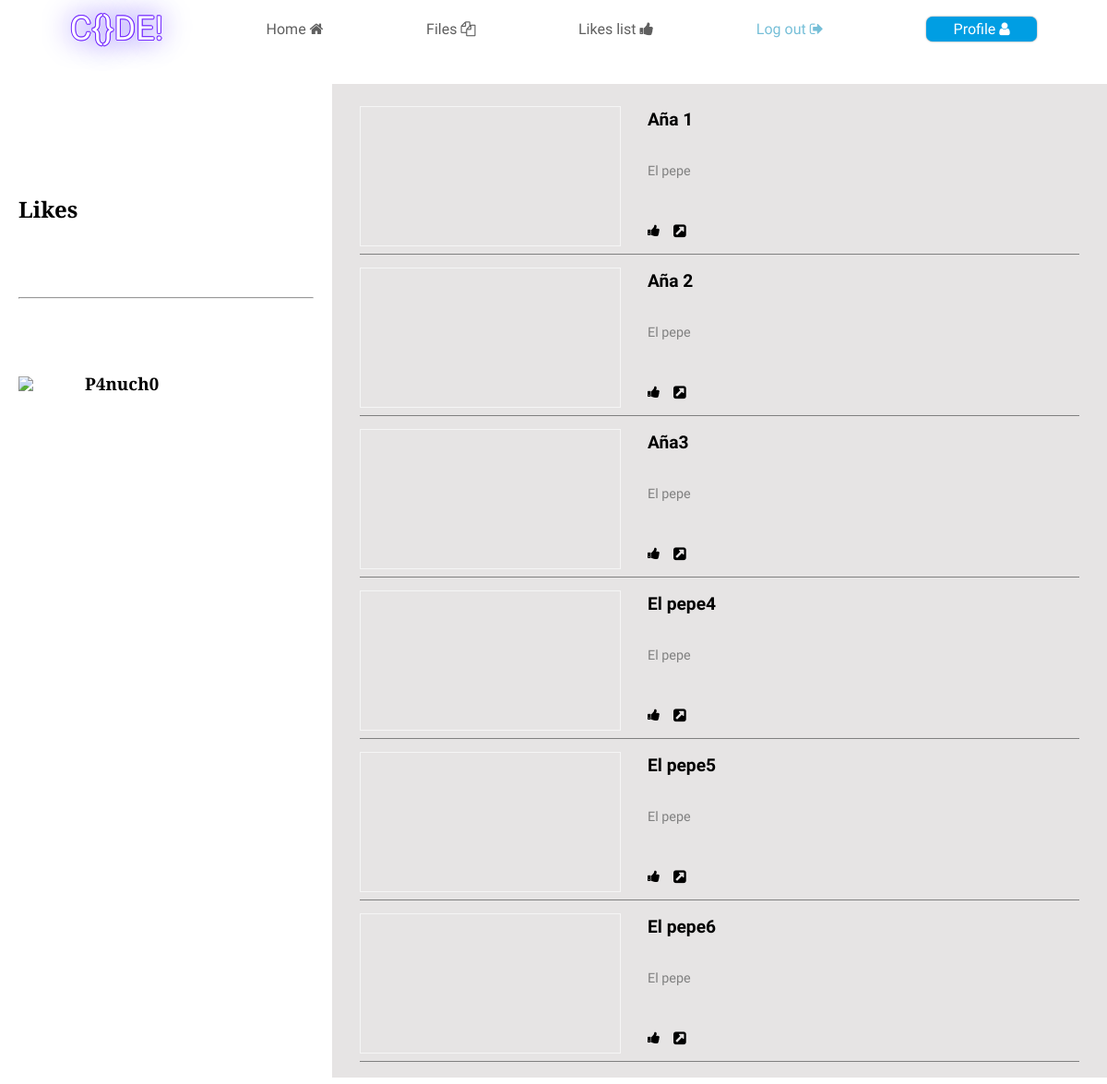
The page /likes (signed in) on the database its author committed.
### pen/models.py (models this page shows)
class User(AbstractUser):
    def userValidations(self):
        if len(self.username) < 5 or len(self.username) > 36:
            return f"Username length incorrect! {self.username}"
        if len(self.password) < 6 or len(self.password) > 100:
            return f"Password length incorrect! {self.password}"
        if len(self.email) < 8 or len(self.email) > 320:
            return f"Email length incorrect! {self.email}"
        return True

class Code(models.Model):
    userFK = models.ForeignKey("User", on_delete=models.CASCADE, related_name="coder_FK")
    projectName = models.CharField(max_length=36, editable=True, blank=False)
    likesCount = models.IntegerField(default=0, editable=True, blank=False)
    code_HTML = models.TextField(editable=True, blank=True, default="")
    code_CSS = models.TextField(editable=True, blank=True, default="")
    code_JS = models.TextField(editable=True, blank=True, default="")
    isPublic = models.BooleanField(editable=True, default=True)

### pen/views.py (the view)
# urls.py: path("likes", views.likesList, name="likes"),
@login_required(login_url="/login")
def likesList(request):
    a = Likes.objects.all().order_by("id").filter(likerFK=request.user).filter(codeFK__isPublic=True).filter(eliminated=False)[::-1][:6]
    b = []
    for i in a:
        b.append(i.codeFK)
    try:
        last = a[-1].id
    except IndexError:
        last = 0
    return render(request, "pen/likes.html",{
        "array":b,
        "lastID":last
    })

### pen/templates/pen/likes.html (shortened to what this page needs)
{% extends 'pen/layout.html' %}
{% load static %}
{% block body %}
    <link rel="stylesheet" href="{% static 'pen/likes.css' %}">
    {% if array %}
        <div id="body-firstContainer">
            <div>
                <div id="projectsContainer">
                    <div>
                        <h2>Likes</h2>
                        <hr>
                        <div>
                            <img src="https://icons.veryicon.com/png/o/miscellaneous/two-color-icon-library/user-286.png" />
                            <h3>{{ user.username }}</h3>
                        </div>
                    </div>
                    <div>
                        {% for i in array %}
                        <div class="projectContainer">
                            <div><iframe src="{% url 'fullPage' i.projectName i.userFK.username %}" scrolling="no" sandbox></iframe></div>
                            <div>
                                <h4><strong>{{ i.projectName }}</strong></h4>
                                <span>{{ i.userFK.username }}</span>
                                <div class="buttonsContainer">
                                    <span> <i class="fa fa-thumbs-up likeButton" aria-hidden="true"></i> </span>
                                    <a href="{% url 'fullPage' i.projectName i.userFK.username %}"> <i class="fa fa-external-link-square" aria-hidden="true"></i> </a>
                                </div>
                            </div>
                        </div>
                        {% endfor %}
                    </div>
                </div>
            </div>
        </div>
    {% else %}
        <img id="Img-noArr" src="https://static.onecms.io/wp-content/uploads/sites/28/2019/03/man-with-binoculars-safari-BINOCULARS0319.jpg" alt="NOT FOUND">
        <h3 id="H3-noArr">It seems that you didn't liked any project, see in the <a href="{% url 'index' %}">Home</a> page a few of them</h3>
    {% endif %}
{% endblock %}

### pen/static/pen/layout.css (style rules this page uses)
* { padding: 0; margin: 0; font-family: 'Oswald', sans-serif; }
h1, h2, h3, h4, h5, h6 { font-family: 'Merriweather', serif; }

### pen/static/pen/likes.css (style rules this page uses)
#projectsContainer { display: grid; grid-template-columns: 30% 70%; grid-template-rows: calc(91vh + 8px); }
#projectsContainer > div:first-child { padding: 40px 20px; height: 35%; display: flex; flex-direction: column; justify-content: space-evenly; }
#projectsContainer > div:first-child > div { display: grid; grid-template-columns: 20% 75%; grid-template-rows: auto; align-items: center; column-gap: 2.5%; }
#projectsContainer > div:first-child img { width: 100%; }
#projectsContainer > div:nth-child(2) { display: flex; flex-direction: column; overflow-y: auto; padding: 15px 30px; background: rgb(230, 228, 228); }
iframe { border: 1px solid whitesmoke; width: 90%; }
.projectContainer { margin: 5px 0; padding: 4px 0; border-bottom: 1px solid gray; display: grid; grid-template-columns: 40% 60%; grid-template-rows: auto; }
.projectContainer > div:nth-child(2) { display: grid; grid-template-columns: auto; grid-template-rows: 40% 35% 25%; }
.projectContainer > div:nth-child(2) h4 { font-size: 1.2em; }
.projectContainer > div:nth-child(2) span { color:gray; font-size: .9em; }
.buttonsContainer { display: grid; grid-template-columns: 5% 5% auto; column-gap: 1%; align-items: center; }
.buttonsContainer span i, .buttonsContainer a { color: black; }
.buttonsContainer i { transition: font-size .4s; }

### rows shown on the page
User: username "P4nuch0"
Code: projectName "Aña 1", userFK.username "El pepe"
Code: projectName "Aña 2", userFK.username "El pepe"
Code: projectName "Aña3", userFK.username "El pepe"
Code: projectName "El pepe4", userFK.username "El pepe"
Code: projectName "El pepe5", userFK.username "El pepe"
Code: projectName "El pepe6", userFK.username "El pepe"
